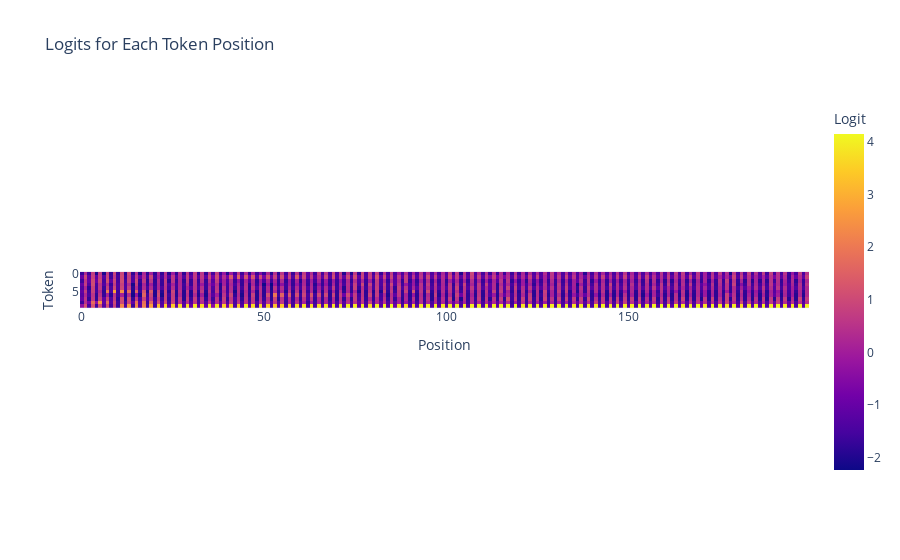

The notebook cell this image was saved under:
### Code cell
# Plotly imshow plot of logits
fig = px.imshow(logits.detach().numpy().T, labels={'x': 'Position', 'y': 'Token', 'color': 'Logit'}, title='Logits for Each Token Position')
fig.show()

### Figure 1 — Plotly figure (JSON) as saved in the notebook; plotly's stock layout.template omitted (floating-point values rounded to 4 significant figures; data arrays with more than 128 entries replaced by an {"elided": "..."} marker saying what was removed)
{"data": [{"coloraxis": "coloraxis", "hovertemplate": "Position: %{x}<br>Token: %{y}<br>Logit: %{z}<extra></extra>", "name": "0", "type": "heatmap", "xaxis": "x", "yaxis": "y", "z": {"elided": "10x200 float values"}}], "layout": {"coloraxis": {"colorbar": {"title": {"text": "Logit"}}, "colorscale": [[0, "#0d0887"], [0.1111, "#46039f"], [0.2222, "#7201a8"], [0.3333, "#9c179e"], [0.4444, "#bd3786"], [0.5556, "#d8576b"], [0.6667, "#ed7953"], [0.7778, "#fb9f3a"], [0.8889, "#fdca26"], [1, "#f0f921"]]}, "title": {"text": "Logits for Each Token Position"}, "xaxis": {"anchor": "y", "constrain": "domain", "domain": [0, 1], "scaleanchor": "y", "title": {"text": "Position"}}, "yaxis": {"anchor": "x", "autorange": "reversed", "constrain": "domain", "domain": [0, 1], "title": {"text": "Token"}}}}
